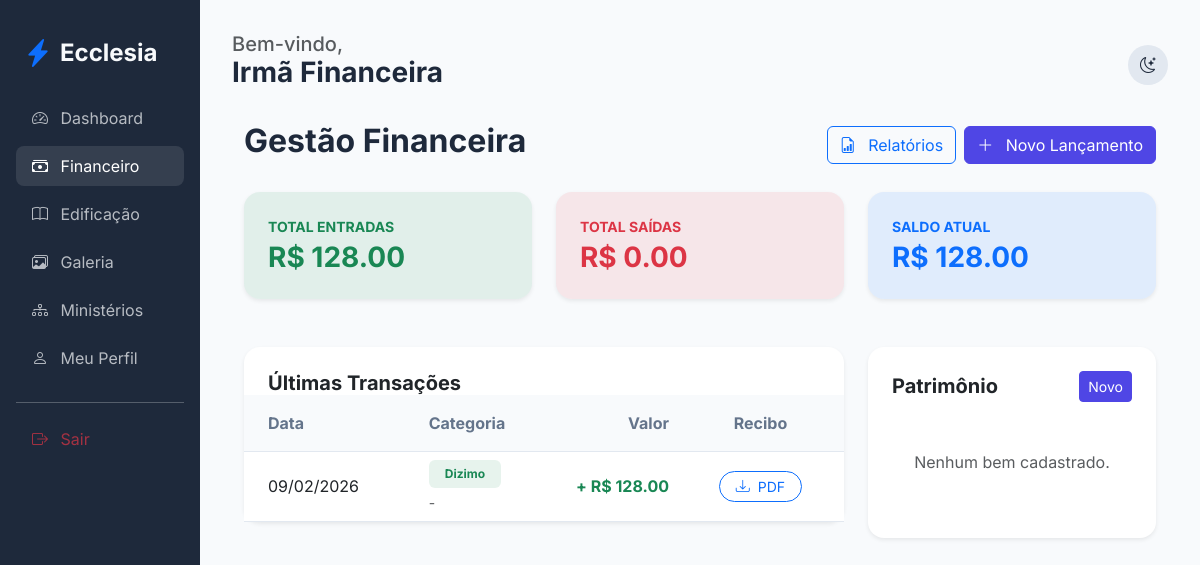
Before: /finance/dashboard (signed in) with the older database file.
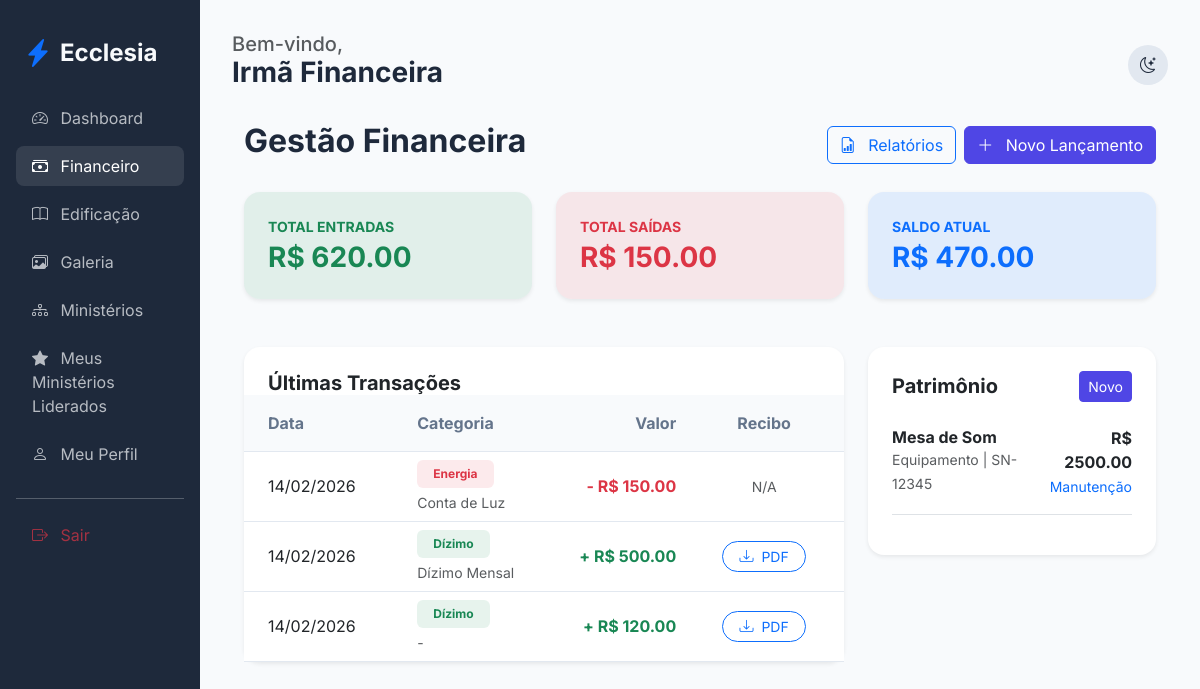
After: the same page with the newer database file.
### app/core/models.py (models this page shows, shortened)
class User(db.Model, UserMixin):
    id = db.Column(db.Integer, primary_key=True)
    name = db.Column(db.String(100), nullable=False)
    email = db.Column(db.String(120), unique=True, nullable=False)
    password_hash = db.Column(db.String(128))
    birth_date = db.Column(db.Date)
    gender = db.Column(db.String(20))
    documents = db.Column(db.String(200)) # Flexível para diferentes países
    address = db.Column(db.Text)
    phone = db.Column(db.String(50))
    status = db.Column(db.String(20), default='pending') # pending, active, rejected
    is_ministry_leader = db.Column(db.Boolean, default=False)
    church_id = db.Column(db.Integer, db.ForeignKey('church.id'))
    family_id = db.Column(db.Integer, db.ForeignKey('family.id'), nullable=True)
    church_role_id = db.Column(db.Integer, db.ForeignKey('church_role.id'), nullable=True)
    ministries = db.relationship('Ministry', secondary=member_ministries, backref=db.backref('members', lazy='dynamic'))
    can_manage_ministries = db.Column(db.Boolean, default=False)
    can_manage_media = db.Column(db.Boolean, default=False)
    can_publish_devotionals = db.Column(db.Boolean, default=False)
    can_approve_members = db.Column(db.Boolean, default=False)
    can_manage_finance = db.Column(db.Boolean, default=False)
    can_manage_kids = db.Column(db.Boolean, default=False)
    can_manage_events = db.Column(db.Boolean, default=False)  # para eventos gerais

class Transaction(db.Model):
    id = db.Column(db.Integer, primary_key=True)
    type = db.Column(db.String(10)) # income, expense
    category = db.Column(db.String(50))
    amount = db.Column(db.Float, nullable=False)
    date = db.Column(db.DateTime, default=datetime.utcnow)
    description = db.Column(db.Text)
    user_id = db.Column(db.Integer, db.ForeignKey('user.id'), nullable=True)
    church_id = db.Column(db.Integer, db.ForeignKey('church.id'))
    receipt_path = db.Column(db.String(255))
    church = db.relationship('Church', backref='transactions')
    user = db.relationship('User', backref='transactions')

class Asset(db.Model):
    id = db.Column(db.Integer, primary_key=True)
    name = db.Column(db.String(100), nullable=False)
    category = db.Column(db.String(50)) # Equipamento, Veículo, Móvel
    identifier = db.Column(db.String(50)) # Placa, Serial
    purchase_date = db.Column(db.Date)
    value = db.Column(db.Float)
    church_id = db.Column(db.Integer, db.ForeignKey('church.id'))
    maintenance_logs = db.relationship('MaintenanceLog', backref='asset', lazy=True)

### app/modules/finance/routes.py (the view)
@finance_bp.route('/dashboard')
@login_required
def dashboard():
    if not can_manage_finance():
        transactions = Transaction.query.filter_by(user_id=current_user.id).order_by(Transaction.date.desc()).all()
        return render_template('finance/dashboard.html', transactions=transactions, assets=[], stats=None)
    if is_admin():
        query = Transaction.query
        asset_query = Asset.query
    else:
        query = Transaction.query.filter_by(church_id=current_user.church_id)
        asset_query = Asset.query.filter_by(church_id=current_user.church_id)
    transactions = query.order_by(Transaction.date.desc()).all()
    assets = asset_query.all()
    total_income = sum(t.amount for t in transactions if t.type == 'income')
    total_expense = sum(t.amount for t in transactions if t.type == 'expense')
    balance = total_income - total_expense
    stats = {
        'income': total_income,
        'expense': total_expense,
        'balance': balance
    }
    return render_template('finance/dashboard.html', transactions=transactions, assets=assets, stats=stats)

### app/modules/finance/routes.py (called while the page is built)
def is_admin():
    return current_user.church_role and current_user.church_role.name == 'Administrador Global'

def can_manage_finance():
    return current_user.can_manage_finance or (current_user.church_role and current_user.church_role.name in ['Administrador Global', 'Pastor Líder', 'Tesoureiro'])

### app/templates/finance/dashboard.html (shortened to what this page needs)
{% extends "base.html" %}
{% block content %}
<div class="container-fluid">
    <div class="d-flex justify-content-between align-items-center mb-4">
        <h2 class="fw-bold">Gestão Financeira</h2>
        <div class="d-flex gap-2">
            {% if current_user.can_manage_finance or (current_user.church_role and current_user.church_role.name in ["Administrador Global", "Pastor Líder", "Tesoureiro"]) %}
            <a href="{{ url_for('finance.report') }}" class="btn btn-outline-primary">
                <i class="bi bi-file-earmark-bar-graph me-2"></i> Relatórios
            </a>
            <a href="{{ url_for('finance.add_transaction') }}" class="btn btn-primary">
                <i class="bi bi-plus-lg me-2"></i> Novo Lançamento
            </a>
            {% endif %}
        </div>
    </div>
    {% if stats %}
    <div class="row g-4 mb-5">
        <div class="col-md-4">
            <div class="card border-0 shadow-sm bg-success bg-opacity-10">
                <div class="card-body p-4">
                    <p class="text-success small fw-bold mb-1">TOTAL ENTRADAS</p>
                    <h3 class="fw-bold text-success mb-0">R$ {{ "%.2f"|format(stats.income) }}</h3>
                </div>
            </div>
        </div>
        <div class="col-md-4">
            <div class="card border-0 shadow-sm bg-danger bg-opacity-10">
                <div class="card-body p-4">
                    <p class="text-danger small fw-bold mb-1">TOTAL SAÍDAS</p>
                    <h3 class="fw-bold text-danger mb-0">R$ {{ "%.2f"|format(stats.expense) }}</h3>
                </div>
            </div>
        </div>
        <div class="col-md-4">
            <div class="card border-0 shadow-sm bg-primary bg-opacity-10">
                <div class="card-body p-4">
                    <p class="text-primary small fw-bold mb-1">SALDO ATUAL</p>
                    <h3 class="fw-bold text-primary mb-0">R$ {{ "%.2f"|format(stats.balance) }}</h3>
                </div>
            </div>
        </div>
    </div>
    {% endif %}
    <div class="row g-4">
        <div class="col-lg-8">
            <div class="card border-0 shadow-sm">
                <div class="card-header bg-transparent border-0 p-4 pb-0">
                    <h5 class="fw-bold mb-0">Últimas Transações</h5>
                </div>
                <div class="card-body p-0">
                    <div class="table-responsive">
                        <table class="table table-hover align-middle mb-0">
                            <thead class="bg-light">
                                <tr>
                                    <th class="px-4 py-3">Data</th>
                                    <th class="py-3">Categoria</th>
                                    <th class="py-3 text-end">Valor</th>
                                    <th class="px-4 py-3 text-center">Recibo</th>
                                </tr>
                            </thead>
                            <tbody>
                                {% for tx in transactions %}
                                <tr>
                                    <td class="px-4">{{ tx.date.strftime('%d/%m/%Y') }}</td>
                                    <td>
                                        <span class="badge bg-{{ 'success' if tx.type == 'income' else 'danger' }} bg-opacity-10 text-{{ 'success' if tx.type == 'income' else 'danger' }} px-3 py-2">
                                            {{ tx.category.capitalize() }}
                                        </span>
                                        <div class="small text-muted mt-1">{{ tx.description or '-' }}</div>
                                    </td>
                                    <td class="text-end fw-bold {{ 'text-success' if tx.type == 'income' else 'text-danger' }}">
                                        {{ '+' if tx.type == 'income' else '-' }} R$ {{ "%.2f"|format(tx.amount) }}
                                    </td>
                                    <td class="px-4 text-center">
                                        {% if tx.user_id %}
                                        <a href="{{ url_for('finance.download_receipt', tx_id=tx.id) }}" class="btn btn-sm btn-outline-primary rounded-pill px-3">
                                            <i class="bi bi-download me-1"></i> PDF
                                        </a>
                                        {% else %}
                                        <span class="text-muted small">N/A</span>
                                        {% endif %}
                                    </td>
                                </tr>
                                {% endfor %}
                            </tbody>
                        </table>
                    </div>
                </div>
            </div>
        </div>
        <div class="col-lg-4">
            <div class="card border-0 shadow-sm">
                <div class="card-header bg-transparent border-0 p-4 pb-0 d-flex justify-content-between align-items-center">
                    <h5 class="fw-bold mb-0">Patrimônio</h5>
                    {% if current_user.can_manage_finance or (current_user.church_role and current_user.church_role.name in ["Administrador Global", "Tesoureiro"]) %}
                    <a href="{{ url_for('finance.add_asset') }}" class="btn btn-sm btn-primary">Novo</a>
                    {% endif %}
                </div>
                <div class="card-body p-4">
                    {% for asset in assets %}
                    <div class="d-flex justify-content-between align-items-center mb-3 pb-3 border-bottom">
                        <div>
                            <h6 class="fw-bold mb-0">{{ asset.name }}</h6>
                            <small class="text-muted">{{ asset.category }} | {{ asset.identifier or 'S/N' }}</small>
                        </div>
                        <div class="text-end">
                            <div class="fw-bold">R$ {{ "%.2f"|format(asset.value) }}</div>
                            <a href="{{ url_for('finance.add_maintenance', id=asset.id) }}" class="small text-primary text-decoration-none">Manutenção</a>
                        </div>
                    </div>
                    {% else %}
                    <p class="text-center text-muted py-4">Nenhum bem cadastrado.</p>
                    {% endfor %}
                </div>
            </div>
        </div>
    </div>
</div>
{% endblock %}

### app/templates/base.html (shortened to what this page needs)
<!DOCTYPE html>
<html lang="pt-BR">
<head>
    <link href="https://cdn.jsdelivr.net/npm/bootstrap@5.3.0/dist/css/bootstrap.min.css" rel="stylesheet">
    <link href="https://cdn.jsdelivr.net/npm/bootstrap-icons@1.10.0/font/bootstrap-icons.css" rel="stylesheet">
    <link rel="stylesheet" href="{{ url_for('static', filename='css/premium.css') }}">
</head>
<body>
    <div class="container-fluid">
        <div class="row">
            {% if current_user.is_authenticated %}
            <div class="col-md-3 col-lg-2 sidebar d-none d-md-block">
                <div class="d-flex align-items-center mb-4 px-2">
                    <i class="bi bi-lightning-charge-fill text-primary fs-3 me-2"></i>
                    <h4 class="mb-0 fw-bold">Ecclesia</h4>
                </div>
                <nav class="nav flex-column">
                    <a class="nav-link {{ 'active' if request.endpoint == 'members.dashboard' }}" href="{{ url_for('members.dashboard') }}">
                        <i class="bi bi-speedometer2 me-2"></i> Dashboard
                    </a>
                    <a class="nav-link {{ 'active' if 'finance' in request.endpoint }}" href="{{ url_for('finance.dashboard') }}">
                        <i class="bi bi-cash-stack me-2"></i> Financeiro
                    </a>
                    <a class="nav-link {{ 'active' if 'edification' in request.endpoint }}" href="{{ url_for('edification.studies') }}">
                        <i class="bi bi-book me-2"></i> Edificação
                    </a>
                    <a class="nav-link {{ 'active' if 'gallery' in request.endpoint }}" href="{{ url_for('edification.gallery') }}">
                        <i class="bi bi-images me-2"></i> Galeria
                    </a>
                    <a class="nav-link {{ 'active' if 'ministries' in request.endpoint }}" href="{{ url_for('members.list_ministries') }}">
                        <i class="bi bi-diagram-3 me-2"></i> Ministérios
                    </a>
                    {% if current_user.is_authenticated %}
                        {% set has_led_ministries = namespace(value=false) %}
                        {% for ministry in current_user.ministries %}
                            {% if ministry.leader_id == current_user.id %}
                                {% set has_led_ministries.value = true %}
                            {% endif %}
                        {% endfor %}
                        {% if has_led_ministries.value %}
                        <a class="nav-link {{ 'active' if 'my_led_ministries' in request.endpoint }}" href="{{ url_for('members.my_led_ministries') }}">
                            <i class="bi bi-star-fill me-2"></i> Meus Ministérios Liderados
                        </a>
                        {% endif %}
                    {% endif %}
                    <a class="nav-link" href="{{ url_for('members.profile') }}">
                        <i class="bi bi-person me-2"></i> Meu Perfil
                    </a>
                    <hr class="my-3 opacity-25">
                    <a class="nav-link text-danger" href="{{ url_for('auth.logout') }}">
                        <i class="bi bi-box-arrow-right me-2"></i> Sair
                    </a>
                </nav>
            </div>
            {% endif %}
            <div class="col-md-9 col-lg-10 main-content {{ 'mx-auto' if not current_user.is_authenticated }}">
                <header class="d-flex justify-content-between align-items-center mb-4">
                    <div>
                        {% if current_user.is_authenticated %}
                        <h5 class="text-muted mb-0">Bem-vindo,</h5>
                        <h3 class="fw-bold">{{ current_user.name }}</h3>
                        {% endif %}
                    </div>
                    <div class="d-flex align-items-center gap-3">
                        <div class="theme-toggle" onclick="toggleTheme()">
                            <i class="bi bi-moon-stars" id="theme-icon"></i>
                        </div>
                    </div>
                </header>
                {% block content %}{% endblock %}
            </div>
        </div>
    </div>
</body>
</html>

### app/static/css/premium.css (style rules this page uses)
:root { --primary: #4f46e5; --primary-hover: #4338ca; --secondary: #64748b; --success: #10b981; --danger: #ef4444; --warning: #f59e0b; --info: #06b6d4; --bg-main: #f8fafc; --bg-card: #ffffff; --text-main: #1e293b; --text-muted: #64748b; --border: #e2e8f0; --sidebar-bg: #1e293b; --sidebar-text: #f8fafc; --input-bg: #ffffff; }
body { font-family: 'Inter', sans-serif; background-color: var(--bg-main); color: var(--text-main); transition: all 0.3s ease; }
.sidebar { background-color: var(--sidebar-bg); color: var(--sidebar-text); min-height: 100vh; padding: 2rem 1rem; }
.nav-link { color: var(--sidebar-text); opacity: 0.7; transition: all 0.2s; border-radius: 0.5rem; margin-bottom: 0.5rem; }
.nav-link:hover, .nav-link.active { opacity: 1; background-color: rgba(255,255,255,0.1); color: white; }
.main-content { padding: 2rem; }
.card { background-color: var(--bg-card); border: 1px solid var(--border); border-radius: 1rem; box-shadow: 0 4px 6px -1px rgb(0 0 0 / 0.1); transition: transform 0.2s; }
.btn-primary { background-color: var(--primary); border-color: var(--primary); }
.table { color: var(--text-main); }
.table thead th { background-color: var(--bg-main); border-bottom-color: var(--border); color: var(--text-muted); }
.table td { border-bottom-color: var(--border); }
.theme-toggle { cursor: pointer; padding: 0.5rem; border-radius: 50%; background: var(--border); display: flex; align-items: center; justify-content: center; width: 40px; height: 40px; }

Changed rows visible on the page:
added Transaction: date "14/02/2026", category "Energia", description "Conta de Luz", type "-", amount "150.00", shows "N/A"
changed Transaction: date "09/02/2026" → "14/02/2026"; category "Dizimo" → "Dízimo"; description "-" → "Dízimo Mensal"; amount "128.00" → "500.00"
added Transaction: date "14/02/2026", category "Dízimo", description "-", type "+", amount "120.00"
added Asset: name "Mesa de Som", category "Equipamento", identifier "SN-12345", value "2500.00"
Other visible differences:
{{ "%.2f"|format(stats.income) }}: "128.00" → "620.00"
{{ "%.2f"|format(stats.expense) }}: "0.00" → "150.00"
{{ "%.2f"|format(stats.balance) }}: "128.00" → "470.00"
text no longer shown: "Nenhum bem cadastrado."
text now shown: "Meus Ministérios Liderados"
